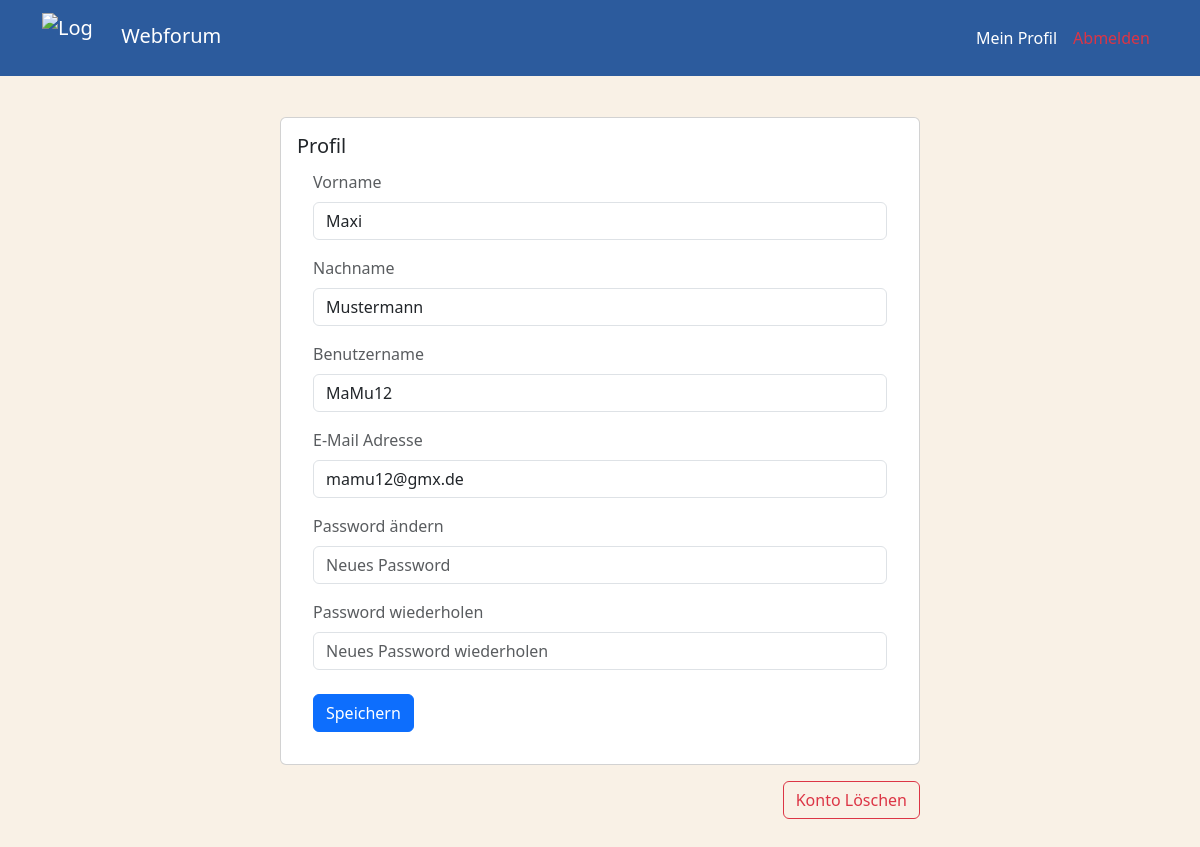
The app's page /profil.php (signed in) with its own data.
### tables this page shows
CREATE TABLE `Nutzer` (
  `NutzerID` int(10) UNSIGNED NOT NULL,
  `Benutzername` varchar(50) NOT NULL,
  `Email` varchar(100) NOT NULL,
  `PasswordHash` varchar(255) NOT NULL,
  `Vorname` varchar(100) NOT NULL,
  `Nachname` varchar(100) NOT NULL,
  `RollenID` int(10) UNSIGNED NOT NULL
);

### src/profil.php (the view, shortened to what this page needs)
<?php
include 'connection.php';
if (isset($_SESSION['userID'])) {
    $sqlPrepare = $con->prepare("SELECT * FROM Nutzer WHERE NutzerID= ?");
    $sqlPrepare->bind_param("s", $_SESSION['userID']);
    $sqlPrepare->execute();
    $sqlReturn = $sqlPrepare->get_result();
    if ($sqlReturn->num_rows === 1) {
        $userData = $sqlReturn->fetch_assoc();
    }
}
?>
<!DOCTYPE html>
<html lang="de">
<head>
    <link href="https://cdn.jsdelivr.net/npm/bootstrap@5.3.8/dist/css/bootstrap.min.css" rel="stylesheet"
>
    <link rel="stylesheet" href="style.css">
    <link href="https://cdn.jsdelivr.net/npm/tom-select@2.2.2/dist/css/tom-select.bootstrap5.min.css" rel="stylesheet">
</head>
<body>
    <nav class="navbar navbar-expand-lg navbar-dark">
        <div class="container">
            <a class="navbar-brand" href="index.php">
                <img src="./pictures/Logo-Webforum.png" alt="Logo" width="50" height="50"
                    class="d-inline-block align-text-center me-4">
                Webforum
            </a>
            <div class="collapse navbar-collapse" id="navbarNavAltMarkup">
                <div class="navbar-nav ms-auto">
                    <?php if (isset($_SESSION['userID'])): ?>
                        <a class="nav-link active" href="profil.php">Mein Profil</a>
                        <a class="nav-link text-danger" href="logout.php">Abmelden</a>
                    <?php else: ?>
                        <a class="nav-link" href="login.php">Anmelden</a>
                    <?php endif; ?>
                </div>
            </div>
    </nav>
    <div class="d-flex justify-content-center align-items-center vh-100">
        <div style="width: 40rem;">
            <div class="card">
                <div class="card-body">
                    <h5 class="card-title">Profil</h5>
                    <div class="card-subtitle mb-2 text-body-secondary">
                        <form class="profil-info m-3 needs-validation" method="post" novalidate>
                            <div class="mb-3">
                                <label for="Vorname" class="form-label">Vorname</label>
                                <input placeholder="Server" type="text" class="form-control" id="Vorname" name="Vorname"
                                    value="<?php if (isset($userData['Vorname'])) {
                                        echo htmlspecialchars($userData['Vorname']);
                                    } ?>">
                            </div>
                            <div class="mb-3">
                                <label for="Nachname" class="form-label">Nachname</label>
                                <input placeholder="Server" type="text" class="form-control" id="Nachname"
                                    name="Nachname" value="<?php if (isset($userData['Nachname'])) {
                                        echo htmlspecialchars($userData['Nachname']);
                                    } ?>">
                            </div>
                            <div class="mb-3">
                                <label for="Benutzername" class="form-label">Benutzername</label>
                                <input placeholder="Server" type="text" class="form-control <?php
                                if (isset($errors['benutzername'])) {
                                    echo 'is-invalid';
                                } elseif (!empty($userData['Benutzername'])) {
                                    echo '';
                                }
                                ?>" id="Benutzername" name="Benutzername" value="<?php if (isset($userData['Benutzername'])) {
                                    echo htmlspecialchars($userData['Benutzername']);
                                } ?>">
                            </div>
                            <div class="mb-3">
                                <label for="ChEmail" class="form-label">E-Mail Adresse</label>
                                <input placeholder="Server" type="email" class="form-control <?php
                                if ($_SERVER["REQUEST_METHOD"] == "POST") {
                                    if (isset($errors['email'])) {
                                        echo 'is-invalid';
                                    } elseif (!empty($_POST['ChEmail'])) {
                                        echo '';
                                    }
                                }
                                ?>" id="ChEmail" name="ChEmail" value="<?php if (isset($userData['Email'])) {
                                    echo htmlspecialchars($userData['Email']);
                                } ?>">
                            </div>
                            <div id="PwChange">
                                <div class="mb-3">
                                    <label for="Password" class="form-label">Password ändern</label>
                                    <input placeholder="Neues Password" type="password" class="form-control"
                                        id="Password" name="Password">
                                </div>
                                <div class="mb-4">
                                    <label for="PasswordWd" class="form-label">Password
                                        wiederholen</label>
                                    <input placeholder="Neues Password wiederholen" type="password" class="form-control"
                                        id="PasswordWd" name="PasswordWd">
                                </div>
                            </div>
                            <button type="submit" class="btn btn-primary" id="ChSpeichern"
                                name="updateProfil">Speichern</button>
                        </form>
                    </div>
                </div>
            </div>
            <div class="d-flex justify-content-end">
                <form method="post" class="py-3" onsubmit="return confirm('Möchtest du dein Konto wirklich löschen?');">
                    <button type="submit" name="btnDeleteProfil" class="btn btn-outline-danger"
                        aria-label="Löschen">Konto
                        Löschen</button>
                </form>
            </div>
        </div>
    </div>
</body>

### src/style.css (style rules this page uses)
body { background-color: rgb(249, 241, 230); }
.navbar { background-color: rgb(44, 91, 157); }

### records on screen
nutzer: Vorname "Maxi", Nachname "Mustermann", Benutzername "MaMu12", ChEmail "mamu12@gmx.de"
